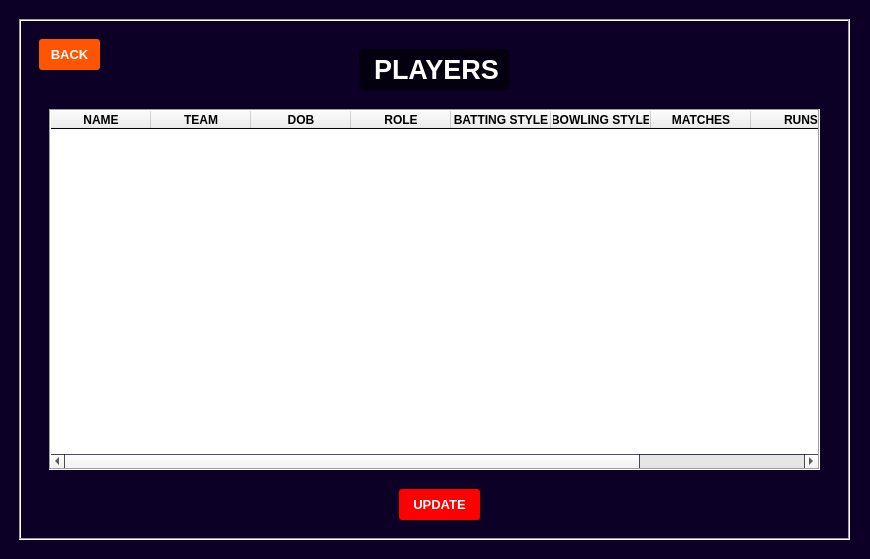
<?xml version="1.0" encoding="UTF-8"?>
<ui version="4.0">
 <class>MainWindow_playersA</class>
 <widget class="QMainWindow" name="MainWindow_playersA">
  <property name="geometry">
   <rect>
    <x>0</x>
    <y>0</y>
    <width>870</width>
    <height>559</height>
   </rect>
  </property>
  <property name="palette">
   <palette>
    <active>
     <colorrole role="Base">
      <brush brushstyle="SolidPattern">
       <color alpha="255">
        <red>255</red>
        <green>255</green>
        <blue>255</blue>
       </color>
      </brush>
     </colorrole>
     <colorrole role="Window">
      <brush brushstyle="SolidPattern">
       <color alpha="255">
        <red>12</red>
        <green>0</green>
        <blue>38</blue>
       </color>
      </brush>
     </colorrole>
    </active>
    <inactive>
     <colorrole role="Base">
      <brush brushstyle="SolidPattern">
       <color alpha="255">
        <red>255</red>
        <green>255</green>
        <blue>255</blue>
       </color>
      </brush>
     </colorrole>
     <colorrole role="Window">
      <brush brushstyle="SolidPattern">
       <color alpha="255">
        <red>12</red>
        <green>0</green>
        <blue>38</blue>
       </color>
      </brush>
     </colorrole>
    </inactive>
    <disabled>
     <colorrole role="Base">
      <brush brushstyle="SolidPattern">
       <color alpha="255">
        <red>12</red>
        <green>0</green>
        <blue>38</blue>
       </color>
      </brush>
     </colorrole>
     <colorrole role="Window">
      <brush brushstyle="SolidPattern">
       <color alpha="255">
        <red>12</red>
        <green>0</green>
        <blue>38</blue>
       </color>
      </brush>
     </colorrole>
    </disabled>
   </palette>
  </property>
  <property name="windowTitle">
   <string>MainWindow</string>
  </property>
  <widget class="QWidget" name="centralwidget">
   <widget class="QFrame" name="frame">
    <property name="geometry">
     <rect>
      <x>19</x>
      <y>19</y>
      <width>831</width>
      <height>521</height>
     </rect>
    </property>
    <property name="styleSheet">
     <string notr="true"/>
    </property>
    <property name="frameShape">
     <enum>QFrame::Box</enum>
    </property>
    <property name="frameShadow">
     <enum>QFrame::Sunken</enum>
    </property>
    <widget class="QLabel" name="label">
     <property name="geometry">
      <rect>
       <x>10</x>
       <y>10</y>
       <width>811</width>
       <height>501</height>
      </rect>
     </property>
     <property name="text">
      <string/>
     </property>
     <property name="pixmap">
      <pixmap>images/ux-design-studio-by-thence-designing-for-outcomes-not-outputs-3943.jpg</pixmap>
     </property>
     <property name="scaledContents">
      <bool>true</bool>
     </property>
     <property name="wordWrap">
      <bool>true</bool>
     </property>
    </widget>
    <widget class="QPushButton" name="pushButton_back">
     <property name="geometry">
      <rect>
       <x>20</x>
       <y>20</y>
       <width>61</width>
       <height>31</height>
      </rect>
     </property>
     <property name="palette">
      <palette>
       <active>
        <colorrole role="WindowText">
         <brush brushstyle="SolidPattern">
          <color alpha="255">
           <red>255</red>
           <green>255</green>
           <blue>255</blue>
          </color>
         </brush>
        </colorrole>
        <colorrole role="Button">
         <brush brushstyle="SolidPattern">
          <color alpha="255">
           <red>255</red>
           <green>85</green>
           <blue>0</blue>
          </color>
         </brush>
        </colorrole>
        <colorrole role="Text">
         <brush brushstyle="SolidPattern">
          <color alpha="255">
           <red>255</red>
           <green>255</green>
           <blue>255</blue>
          </color>
         </brush>
        </colorrole>
        <colorrole role="ButtonText">
         <brush brushstyle="SolidPattern">
          <color alpha="255">
           <red>255</red>
           <green>255</green>
           <blue>255</blue>
          </color>
         </brush>
        </colorrole>
        <colorrole role="Base">
         <brush brushstyle="SolidPattern">
          <color alpha="255">
           <red>255</red>
           <green>85</green>
           <blue>0</blue>
          </color>
         </brush>
        </colorrole>
        <colorrole role="Window">
         <brush brushstyle="SolidPattern">
          <color alpha="255">
           <red>255</red>
           <green>85</green>
           <blue>0</blue>
          </color>
         </brush>
        </colorrole>
       </active>
       <inactive>
        <colorrole role="WindowText">
         <brush brushstyle="SolidPattern">
          <color alpha="255">
           <red>255</red>
           <green>255</green>
           <blue>255</blue>
          </color>
         </brush>
        </colorrole>
        <colorrole role="Button">
         <brush brushstyle="SolidPattern">
          <color alpha="255">
           <red>255</red>
           <green>85</green>
           <blue>0</blue>
          </color>
         </brush>
        </colorrole>
        <colorrole role="Text">
         <brush brushstyle="SolidPattern">
          <color alpha="255">
           <red>255</red>
           <green>255</green>
           <blue>255</blue>
          </color>
         </brush>
        </colorrole>
        <colorrole role="ButtonText">
         <brush brushstyle="SolidPattern">
          <color alpha="255">
           <red>255</red>
           <green>255</green>
           <blue>255</blue>
          </color>
         </brush>
        </colorrole>
        <colorrole role="Base">
         <brush brushstyle="SolidPattern">
          <color alpha="255">
           <red>255</red>
           <green>85</green>
           <blue>0</blue>
          </color>
         </brush>
        </colorrole>
        <colorrole role="Window">
         <brush brushstyle="SolidPattern">
          <color alpha="255">
           <red>255</red>
           <green>85</green>
           <blue>0</blue>
          </color>
         </brush>
        </colorrole>
       </inactive>
       <disabled>
        <colorrole role="WindowText">
         <brush brushstyle="SolidPattern">
          <color alpha="255">
           <red>255</red>
           <green>255</green>
           <blue>255</blue>
          </color>
         </brush>
        </colorrole>
        <colorrole role="Button">
         <brush brushstyle="SolidPattern">
          <color alpha="255">
           <red>255</red>
           <green>85</green>
           <blue>0</blue>
          </color>
         </brush>
        </colorrole>
        <colorrole role="Text">
         <brush brushstyle="SolidPattern">
          <color alpha="255">
           <red>255</red>
           <green>255</green>
           <blue>255</blue>
          </color>
         </brush>
        </colorrole>
        <colorrole role="ButtonText">
         <brush brushstyle="SolidPattern">
          <color alpha="255">
           <red>255</red>
           <green>255</green>
           <blue>255</blue>
          </color>
         </brush>
        </colorrole>
        <colorrole role="Base">
         <brush brushstyle="SolidPattern">
          <color alpha="255">
           <red>255</red>
           <green>85</green>
           <blue>0</blue>
          </color>
         </brush>
        </colorrole>
        <colorrole role="Window">
         <brush brushstyle="SolidPattern">
          <color alpha="255">
           <red>255</red>
           <green>85</green>
           <blue>0</blue>
          </color>
         </brush>
        </colorrole>
       </disabled>
      </palette>
     </property>
     <property name="font">
      <font>
       <pointsize>10</pointsize>
       <weight>75</weight>
       <bold>true</bold>
      </font>
     </property>
     <property name="autoFillBackground">
      <bool>false</bool>
     </property>
     <property name="styleSheet">
      <string notr="true">QPushButton{
  border-style: outset;	
  color: rgb(255, 255, 255);
  text-shadow: 2px 2px 2px red;
  border-radius:3px;
	background-color: rgb(255, 85, 0);
}</string>
     </property>
     <property name="text">
      <string>BACK</string>
     </property>
    </widget>
    <widget class="QLabel" name="label_16">
     <property name="geometry">
      <rect>
       <x>340</x>
       <y>30</y>
       <width>151</width>
       <height>41</height>
      </rect>
     </property>
     <property name="palette">
      <palette>
       <active>
        <colorrole role="WindowText">
         <brush brushstyle="SolidPattern">
          <color alpha="255">
           <red>255</red>
           <green>255</green>
           <blue>255</blue>
          </color>
         </brush>
        </colorrole>
        <colorrole role="Button">
         <brush brushstyle="SolidPattern">
          <color alpha="153">
           <red>0</red>
           <green>0</green>
           <blue>0</blue>
          </color>
         </brush>
        </colorrole>
        <colorrole role="Base">
         <brush brushstyle="SolidPattern">
          <color alpha="153">
           <red>0</red>
           <green>0</green>
           <blue>0</blue>
          </color>
         </brush>
        </colorrole>
        <colorrole role="Window">
         <brush brushstyle="SolidPattern">
          <color alpha="153">
           <red>0</red>
           <green>0</green>
           <blue>0</blue>
          </color>
         </brush>
        </colorrole>
       </active>
       <inactive>
        <colorrole role="WindowText">
         <brush brushstyle="SolidPattern">
          <color alpha="255">
           <red>255</red>
           <green>255</green>
           <blue>255</blue>
          </color>
         </brush>
        </colorrole>
        <colorrole role="Button">
         <brush brushstyle="SolidPattern">
          <color alpha="153">
           <red>0</red>
           <green>0</green>
           <blue>0</blue>
          </color>
         </brush>
        </colorrole>
        <colorrole role="Base">
         <brush brushstyle="SolidPattern">
          <color alpha="153">
           <red>0</red>
           <green>0</green>
           <blue>0</blue>
          </color>
         </brush>
        </colorrole>
        <colorrole role="Window">
         <brush brushstyle="SolidPattern">
          <color alpha="153">
           <red>0</red>
           <green>0</green>
           <blue>0</blue>
          </color>
         </brush>
        </colorrole>
       </inactive>
       <disabled>
        <colorrole role="WindowText">
         <brush brushstyle="SolidPattern">
          <color alpha="255">
           <red>120</red>
           <green>120</green>
           <blue>120</blue>
          </color>
         </brush>
        </colorrole>
        <colorrole role="Button">
         <brush brushstyle="SolidPattern">
          <color alpha="153">
           <red>0</red>
           <green>0</green>
           <blue>0</blue>
          </color>
         </brush>
        </colorrole>
        <colorrole role="Base">
         <brush brushstyle="SolidPattern">
          <color alpha="153">
           <red>0</red>
           <green>0</green>
           <blue>0</blue>
          </color>
         </brush>
        </colorrole>
        <colorrole role="Window">
         <brush brushstyle="SolidPattern">
          <color alpha="153">
           <red>0</red>
           <green>0</green>
           <blue>0</blue>
          </color>
         </brush>
        </colorrole>
       </disabled>
      </palette>
     </property>
     <property name="font">
      <font>
       <pointsize>20</pointsize>
       <weight>75</weight>
       <bold>true</bold>
       <underline>false</underline>
       <strikeout>false</strikeout>
       <kerning>true</kerning>
      </font>
     </property>
     <property name="styleSheet">
      <string notr="true">background-color: rgba(0, 0, 0, 0.6);
border-radius:5px;</string>
     </property>
     <property name="text">
      <string>  PLAYERS</string>
     </property>
    </widget>
    <widget class="QTableWidget" name="tableWidget_playersA">
     <property name="geometry">
      <rect>
       <x>30</x>
       <y>90</y>
       <width>771</width>
       <height>361</height>
      </rect>
     </property>
     <property name="sizePolicy">
      <sizepolicy hsizetype="Expanding" vsizetype="Expanding">
       <horstretch>0</horstretch>
       <verstretch>0</verstretch>
      </sizepolicy>
     </property>
     <property name="font">
      <font>
       <weight>75</weight>
       <bold>true</bold>
      </font>
     </property>
     <property name="autoFillBackground">
      <bool>false</bool>
     </property>
     <property name="frameShape">
      <enum>QFrame::Box</enum>
     </property>
     <property name="dragEnabled">
      <bool>true</bool>
     </property>
     <property name="dragDropMode">
      <enum>QAbstractItemView::NoDragDrop</enum>
     </property>
     <property name="alternatingRowColors">
      <bool>true</bool>
     </property>
     <property name="iconSize">
      <size>
       <width>0</width>
       <height>0</height>
      </size>
     </property>
     <property name="showGrid">
      <bool>false</bool>
     </property>
     <property name="gridStyle">
      <enum>Qt::NoPen</enum>
     </property>
     <property name="sortingEnabled">
      <bool>false</bool>
     </property>
     <column>
      <property name="text">
       <string>NAME</string>
      </property>
     </column>
     <column>
      <property name="text">
       <string>TEAM</string>
      </property>
     </column>
     <column>
      <property name="text">
       <string>DOB</string>
      </property>
     </column>
     <column>
      <property name="text">
       <string>ROLE</string>
      </property>
     </column>
     <column>
      <property name="text">
       <string>BATTING STYLE</string>
      </property>
     </column>
     <column>
      <property name="text">
       <string>BOWLING STYLE</string>
      </property>
     </column>
     <column>
      <property name="text">
       <string>MATCHES</string>
      </property>
     </column>
     <column>
      <property name="text">
       <string>RUNS</string>
      </property>
     </column>
     <column>
      <property name="text">
       <string>IPL DEBUT</string>
      </property>
     </column>
    </widget>
    <widget class="QPushButton" name="pushButton_update">
     <property name="geometry">
      <rect>
       <x>380</x>
       <y>470</y>
       <width>81</width>
       <height>31</height>
      </rect>
     </property>
     <property name="palette">
      <palette>
       <active>
        <colorrole role="WindowText">
         <brush brushstyle="SolidPattern">
          <color alpha="255">
           <red>255</red>
           <green>255</green>
           <blue>255</blue>
          </color>
         </brush>
        </colorrole>
        <colorrole role="Button">
         <brush brushstyle="SolidPattern">
          <color alpha="255">
           <red>255</red>
           <green>0</green>
           <blue>0</blue>
          </color>
         </brush>
        </colorrole>
        <colorrole role="Text">
         <brush brushstyle="SolidPattern">
          <color alpha="255">
           <red>255</red>
           <green>255</green>
           <blue>255</blue>
          </color>
         </brush>
        </colorrole>
        <colorrole role="ButtonText">
         <brush brushstyle="SolidPattern">
          <color alpha="255">
           <red>255</red>
           <green>255</green>
           <blue>255</blue>
          </color>
         </brush>
        </colorrole>
        <colorrole role="Base">
         <brush brushstyle="SolidPattern">
          <color alpha="255">
           <red>255</red>
           <green>0</green>
           <blue>0</blue>
          </color>
         </brush>
        </colorrole>
        <colorrole role="Window">
         <brush brushstyle="SolidPattern">
          <color alpha="255">
           <red>255</red>
           <green>0</green>
           <blue>0</blue>
          </color>
         </brush>
        </colorrole>
       </active>
       <inactive>
        <colorrole role="WindowText">
         <brush brushstyle="SolidPattern">
          <color alpha="255">
           <red>255</red>
           <green>255</green>
           <blue>255</blue>
          </color>
         </brush>
        </colorrole>
        <colorrole role="Button">
         <brush brushstyle="SolidPattern">
          <color alpha="255">
           <red>255</red>
           <green>0</green>
           <blue>0</blue>
          </color>
         </brush>
        </colorrole>
        <colorrole role="Text">
         <brush brushstyle="SolidPattern">
          <color alpha="255">
           <red>255</red>
           <green>255</green>
           <blue>255</blue>
          </color>
         </brush>
        </colorrole>
        <colorrole role="ButtonText">
         <brush brushstyle="SolidPattern">
          <color alpha="255">
           <red>255</red>
           <green>255</green>
           <blue>255</blue>
          </color>
         </brush>
        </colorrole>
        <colorrole role="Base">
         <brush brushstyle="SolidPattern">
          <color alpha="255">
           <red>255</red>
           <green>0</green>
           <blue>0</blue>
          </color>
         </brush>
        </colorrole>
        <colorrole role="Window">
         <brush brushstyle="SolidPattern">
          <color alpha="255">
           <red>255</red>
           <green>0</green>
           <blue>0</blue>
          </color>
         </brush>
        </colorrole>
       </inactive>
       <disabled>
        <colorrole role="WindowText">
         <brush brushstyle="SolidPattern">
          <color alpha="255">
           <red>255</red>
           <green>255</green>
           <blue>255</blue>
          </color>
         </brush>
        </colorrole>
        <colorrole role="Button">
         <brush brushstyle="SolidPattern">
          <color alpha="255">
           <red>255</red>
           <green>0</green>
           <blue>0</blue>
          </color>
         </brush>
        </colorrole>
        <colorrole role="Text">
         <brush brushstyle="SolidPattern">
          <color alpha="255">
           <red>255</red>
           <green>255</green>
           <blue>255</blue>
          </color>
         </brush>
        </colorrole>
        <colorrole role="ButtonText">
         <brush brushstyle="SolidPattern">
          <color alpha="255">
           <red>255</red>
           <green>255</green>
           <blue>255</blue>
          </color>
         </brush>
        </colorrole>
        <colorrole role="Base">
         <brush brushstyle="SolidPattern">
          <color alpha="255">
           <red>255</red>
           <green>0</green>
           <blue>0</blue>
          </color>
         </brush>
        </colorrole>
        <colorrole role="Window">
         <brush brushstyle="SolidPattern">
          <color alpha="255">
           <red>255</red>
           <green>0</green>
           <blue>0</blue>
          </color>
         </brush>
        </colorrole>
       </disabled>
      </palette>
     </property>
     <property name="font">
      <font>
       <pointsize>10</pointsize>
       <weight>75</weight>
       <bold>true</bold>
      </font>
     </property>
     <property name="autoFillBackground">
      <bool>false</bool>
     </property>
     <property name="styleSheet">
      <string notr="true">QPushButton{
  border-style: outset;	
  color: rgb(255, 255, 255);
  text-shadow: 2px 2px 2px red;
  
	background-color: rgb(255, 0, 0);
  border-radius:3px;
}</string>
     </property>
     <property name="text">
      <string>UPDATE</string>
     </property>
    </widget>
   </widget>
   <widget class="QLabel" name="label_3">
    <property name="geometry">
     <rect>
      <x>0</x>
      <y>0</y>
      <width>870</width>
      <height>559</height>
     </rect>
    </property>
    <property name="text">
     <string/>
    </property>
    <property name="pixmap">
     <pixmap>images/0c0026.png</pixmap>
    </property>
    <property name="scaledContents">
     <bool>true</bool>
    </property>
   </widget>
   <zorder>label_3</zorder>
   <zorder>frame</zorder>
  </widget>
 </widget>
 <resources/>
 <connections/>
</ui>
